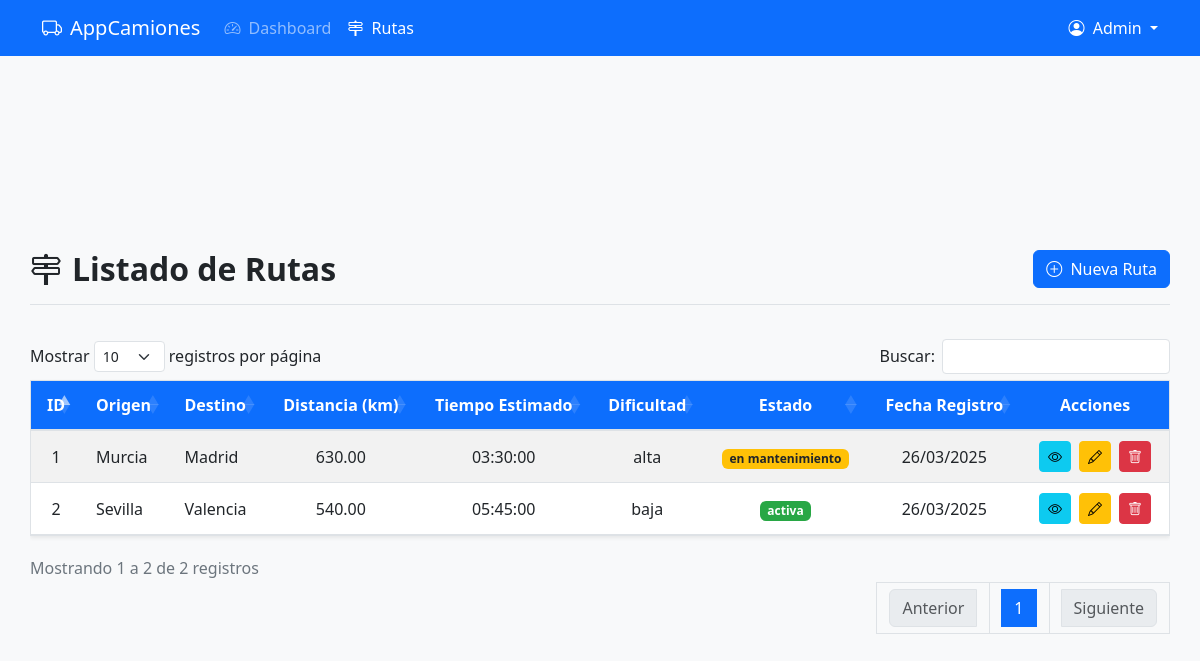
The page /views/rutas/list.php (signed in) on the database its author committed.
### tables this page shows
CREATE TABLE `rutas` (
  `id_ruta` int(11) NOT NULL,
  `origen` varchar(100) NOT NULL,
  `destino` varchar(100) NOT NULL,
  `distancia` decimal(10,2) NOT NULL COMMENT 'en kilómetros',
  `tiempo_estimado` time NOT NULL,
  `id_dificultad` int(11) NOT NULL,
  `id_estado_ruta` int(11) NOT NULL,
  `fecha_registro` datetime DEFAULT current_timestamp()
);

CREATE TABLE `dificultades_ruta` (
  `id_dificultad` int(11) NOT NULL,
  `nombre` varchar(50) NOT NULL,
  `descripcion` varchar(255) DEFAULT NULL
);

CREATE TABLE `estados_ruta` (
  `id_estado_ruta` int(11) NOT NULL,
  `nombre` varchar(50) NOT NULL,
  `descripcion` varchar(255) DEFAULT NULL
);

### controllers/RutasController.php (called while the page is built, shortened)
<?php
require_once __DIR__ . '/../config/database.php';
require_once __DIR__ . '/../models/Rutas.php';
class RutasController {
    private $rutas;
    public function __construct() {
        $this->db = new Database();
        $this->rutas = new Rutas($this->db->connect());
    }
    public function getRutasModel() {
        return $this->rutas;
    }
}

### config/database.php (called while the page is built, shortened)
<?php
class Database {
    private $host = 'localhost';
    private $db_name = 'proyecto_transportes';
    private $username = 'dmilanes';
    private $password = 'milanes1982*-';
    public function connect() {
        $this->conn = null;
        try {
            $this->conn = new PDO(
                "mysql:host=" . $this->host . ";dbname=" . $this->db_name,
                $this->username,
                $this->password
            );
            $this->conn->setAttribute(PDO::ATTR_ERRMODE, PDO::ERRMODE_EXCEPTION);
        } catch (PDOException $e) {
            die("Error de conexión: " . $e->getMessage());
        }
        return $this->conn;
    }
}
?>

### models/Rutas.php (called while the page is built, shortened)
<?php
class Rutas {
    private $conn;
    private $table_name = "rutas";
    private $table_dificultades = "dificultades_ruta";
    private $table_estados = "estados_ruta";
    public function __construct($db) {
        $this->conn = $db;
    }
    public function read() {
        $query = "SELECT
                    r.id_ruta,
                    r.origen,
                    r.destino,
                    r.distancia,
                    r.tiempo_estimado,
                    r.fecha_registro,
                    dr.nombre as dificultad,
                    dr.descripcion as descripcion_dificultad,
                    er.nombre as estado,
                    er.descripcion as descripcion_estado
                  FROM " . $this->table_name . " r
                  LEFT JOIN " . $this->table_dificultades . " dr ON r.id_dificultad = dr.id_dificultad
                  LEFT JOIN " . $this->table_estados . " er ON r.id_estado_ruta = er.id_estado_ruta
                  ORDER BY r.fecha_registro DESC";
        $stmt = $this->conn->prepare($query);
        $stmt->execute();
        return $stmt;
    }
}

### views/rutas/list.php (the view, shortened to what this page needs)
<?php
require_once __DIR__ . '/../../controllers/RutasController.php';
$controller = new RutasController();
$rutaModel = $controller->getRutasModel();
$stmt = $rutaModel->read();
$rutas = $stmt->fetchAll(PDO::FETCH_ASSOC);
?>
<!DOCTYPE html>
<html lang="es">
<head>
    <link href="https://cdn.jsdelivr.net/npm/bootstrap@5.3.0/dist/css/bootstrap.min.css" rel="stylesheet">
    <link href="https://cdn.jsdelivr.net/npm/bootstrap-icons@1.10.0/font/bootstrap-icons.css" rel="stylesheet">
    <link rel="stylesheet" type="text/css" href="https://cdn.datatables.net/1.11.5/css/dataTables.bootstrap5.min.css">
</head>
<body>
    <nav class="navbar navbar-expand-lg navbar-dark bg-primary fixed-top">
        <div class="container">
            <a class="navbar-brand" href="../auth/dashboard.php">
                <i class="bi bi-truck me-2"></i>AppCamiones
            </a>
            <div class="collapse navbar-collapse" id="navbarNav">
                <ul class="navbar-nav me-auto">
                    <li class="nav-item">
                        <a class="nav-link" href="../auth/dashboard.php"><i class="bi bi-speedometer2 me-1"></i> Dashboard</a>
                    </li>
                    <li class="nav-item">
                        <a class="nav-link active" href="list.php"><i class="bi bi-signpost-2 me-1"></i> Rutas</a>
                    </li>
                </ul>
                <div class="d-flex">
                    <div class="dropdown">
                        <a class="nav-link dropdown-toggle text-white" href="#" id="navbarDropdown" role="button" data-bs-toggle="dropdown" aria-expanded="false">
                            <i class="bi bi-person-circle me-1"></i> <?php echo htmlspecialchars($_SESSION['user']['nombre']); ?>
                        </a>
                    </div>
                </div>
            </div>
        </div>
    </nav>
    <div class="main-container container">
        <div class="page-header">
            <div class="d-flex justify-content-between align-items-center">
                <h2 class="page-title">
                    <i class="bi bi-signpost-2"></i> Listado de Rutas
                </h2>
                <a href="add.php" class="btn btn-primary">
                    <i class="bi bi-plus-circle me-1"></i> Nueva Ruta
                </a>
            </div>
        </div>
        <div class="table-container">
            <div class="table-responsive">
                <table id="rutasTable" class="table table-striped table-hover">
                    <thead>
                        <tr>
                            <th>ID</th>
                            <th>Origen</th>
                            <th>Destino</th>
                            <th>Distancia (km)</th>
                            <th>Tiempo Estimado</th>
                            <th>Dificultad</th>
                            <th>Estado</th>
                            <th>Fecha Registro</th>
                            <th class="text-center">Acciones</th>
                        </tr>
                    </thead>
                    <tbody>
                        <?php foreach ($rutas as $ruta): ?>
                            <tr>
                                <td><?php echo htmlspecialchars($ruta['id_ruta']); ?></td>
                                <td><?php echo htmlspecialchars($ruta['origen']); ?></td>
                                <td><?php echo htmlspecialchars($ruta['destino']); ?></td>
                                <td><?php echo number_format($ruta['distancia'], 2); ?></td>
                                <td><?php echo htmlspecialchars($ruta['tiempo_estimado']); ?></td>
                                <td><?php echo htmlspecialchars($ruta['dificultad']); ?></td>
                                <td>
                                    <?php
                                    $badgeClass = $ruta['estado'] === 'activa' ? 'badge-activa' : ($ruta['estado'] === 'inactiva' ? 'badge-inactiva' : 'badge-mantenimiento');
                                    ?>
                                    <span class="badge <?php echo $badgeClass; ?>">
                                        <?php echo htmlspecialchars($ruta['estado']); ?>
                                    </span>
                                </td>
                                <td><?php echo date('d/m/Y', strtotime($ruta['fecha_registro'])); ?></td>
                                <td class="action-buttons text-center">
                                    <div class="d-flex gap-2 justify-content-center">
                                        <a href="view.php?id=<?php echo $ruta['id_ruta']; ?>" class="btn btn-sm btn-info" title="Ver">
                                            <i class="bi bi-eye"></i>
                                        </a>
                                        <a href="edit.php?action=editar&id=<?php echo $ruta['id_ruta']; ?>" class="btn btn-sm btn-warning" title="Editar">
                                            <i class="bi bi-pencil"></i>
                                        </a>
                                        <a href="list.php?action=eliminar&id=<?php echo $ruta['id_ruta']; ?>"
                                           class="btn btn-sm btn-danger"
                                           title="Eliminar"
                                           onclick="return confirm('¿Estás seguro de eliminar esta ruta?')">
                                            <i class="bi bi-trash"></i>
                                        </a>
                                    </div>
                                </td>
                            </tr>
                        <?php endforeach; ?>
                    </tbody>
                </table>
            </div>
        </div>
    </div>
</body>
</html>

### views/rutas/list.php (style rules this page uses)
body { padding-top: 70px; background-color: #f8f9fa; display: flex; flex-direction: column; min-height: 100vh; }
.main-container { flex: 1; display: flex; flex-direction: column; justify-content: center; padding: 2rem 0; }
.page-header { padding: 1rem 0; margin-bottom: 1.5rem; border-bottom: 1px solid #dee2e6; }
.page-title { font-weight: 600; margin: 0; display: flex; align-items: center; color: #212529; }
.page-title i { margin-right: 10px; }
.badge-activa { background-color: #28a745; }
.badge-mantenimiento { background-color: #ffc107; color: #212529; }
.action-buttons .btn { padding: 0.25rem 0.5rem; font-size: 0.875rem; }
.table-container { width: 100%; margin: 0 auto; }
#rutasTable { width: 100% !important; margin: 20px 0; border: 1px solid #dee2e6; box-shadow: 0 0.125rem 0.25rem rgba(0, 0, 0, 0.075); }
#rutasTable thead th { background-color: #0d6efd; color: white; border-bottom: 2px solid #dee2e6; padding: 12px 15px; vertical-align: middle; font-weight: 600; }
#rutasTable tbody td { padding: 10px 15px; vertical-align: middle; }

### rows shown on the page
rutas: id_ruta "1", origen "Murcia", destino "Madrid", distancia "630.00", tiempo_estimado "03:30:00", id_dificultad.nombre "alta", id_estado_ruta.nombre "en mantenimiento", fecha_registro "26/03/2025"
rutas: id_ruta "2", origen "Sevilla", destino "Valencia", distancia "540.00", tiempo_estimado "05:45:00", id_dificultad.nombre "baja", id_estado_ruta.nombre "activa", fecha_registro "26/03/2025"

### other values the page prints
$_SESSION['user']['nombre'] "Admin"
